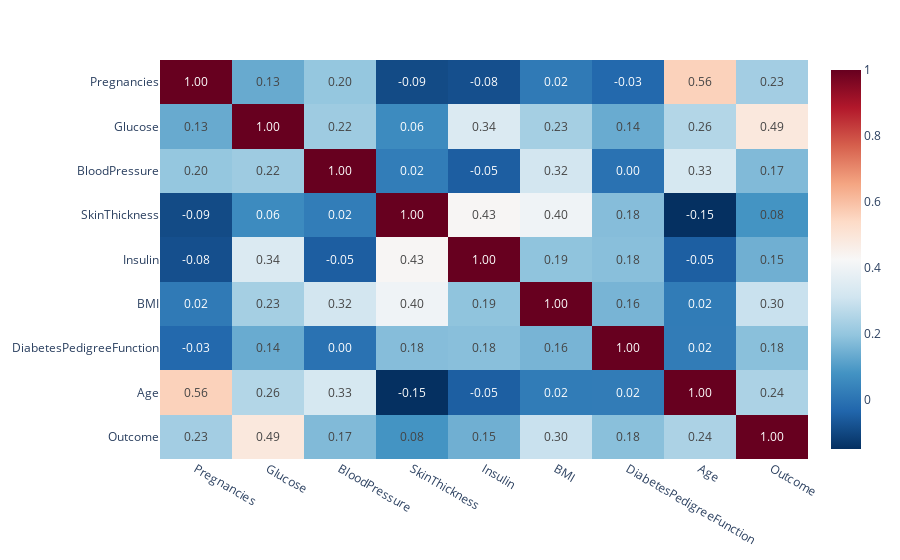

The code cell stored with this chart in its notebook:
### Code cell
plt.figure(figsize=(8,6))

fig = px.imshow(df.corr(), text_auto='.2f', aspect="auto", color_continuous_scale='RdBu_r')
fig.show()

### Figure 1 — Plotly figure (JSON) as saved in the notebook; plotly's stock layout.template omitted (floating-point values rounded to 4 significant figures)
{"data": [{"coloraxis": "coloraxis", "hovertemplate": "x: %{x}<br>y: %{y}<br>color: %{z}<extra></extra>", "name": "0", "texttemplate": "%{z:.2f}", "type": "heatmap", "x": ["Pregnancies", "Glucose", "BloodPressure", "SkinThickness", "Insulin", "BMI", "DiabetesPedigreeFunction", "Age", "Outcome"], "xaxis": "x", "y": ["Pregnancies", "Glucose", "BloodPressure", "SkinThickness", "Insulin", "BMI", "DiabetesPedigreeFunction", "Age", "Outcome"], "yaxis": "y", "z": [[1, 0.1345, 0.2026, -0.09115, -0.08127, 0.01773, -0.02649, 0.5608, 0.2266], [0.1345, 1, 0.2173, 0.06193, 0.342, 0.2311, 0.1362, 0.2557, 0.4887], [0.2026, 0.2173, 1, 0.02472, -0.05071, 0.3185, -0.002557, 0.3274, 0.1715], [-0.09115, 0.06193, 0.02472, 1, 0.434, 0.4023, 0.1789, -0.1481, 0.08285], [-0.08127, 0.342, -0.05071, 0.434, 1, 0.1931, 0.1833, -0.04788, 0.1467], [0.01773, 0.2311, 0.3185, 0.4023, 0.1931, 1, 0.1582, 0.02197, 0.2972], [-0.02649, 0.1362, -0.002557, 0.1789, 0.1833, 0.1582, 1, 0.0226, 0.1844], [0.5608, 0.2557, 0.3274, -0.1481, -0.04788, 0.02197, 0.0226, 1, 0.2433], [0.2266, 0.4887, 0.1715, 0.08285, 0.1467, 0.2972, 0.1844, 0.2433, 1]]}], "layout": {"autosize": true, "coloraxis": {"colorscale": [[0, "rgb(5,48,97)"], [0.1, "rgb(33,102,172)"], [0.2, "rgb(67,147,195)"], [0.3, "rgb(146,197,222)"], [0.4, "rgb(209,229,240)"], [0.5, "rgb(247,247,247)"], [0.6, "rgb(253,219,199)"], [0.7, "rgb(244,165,130)"], [0.8, "rgb(214,96,77)"], [0.9, "rgb(178,24,43)"], [1, "rgb(103,0,31)"]]}, "margin": {"t": 60}, "xaxis": {"anchor": "y", "autorange": true, "domain": [0, 1], "range": [-0.5, 8.5], "type": "category"}, "yaxis": {"anchor": "x", "autorange": true, "domain": [0, 1], "range": [8.5, -0.5], "type": "category"}}}
